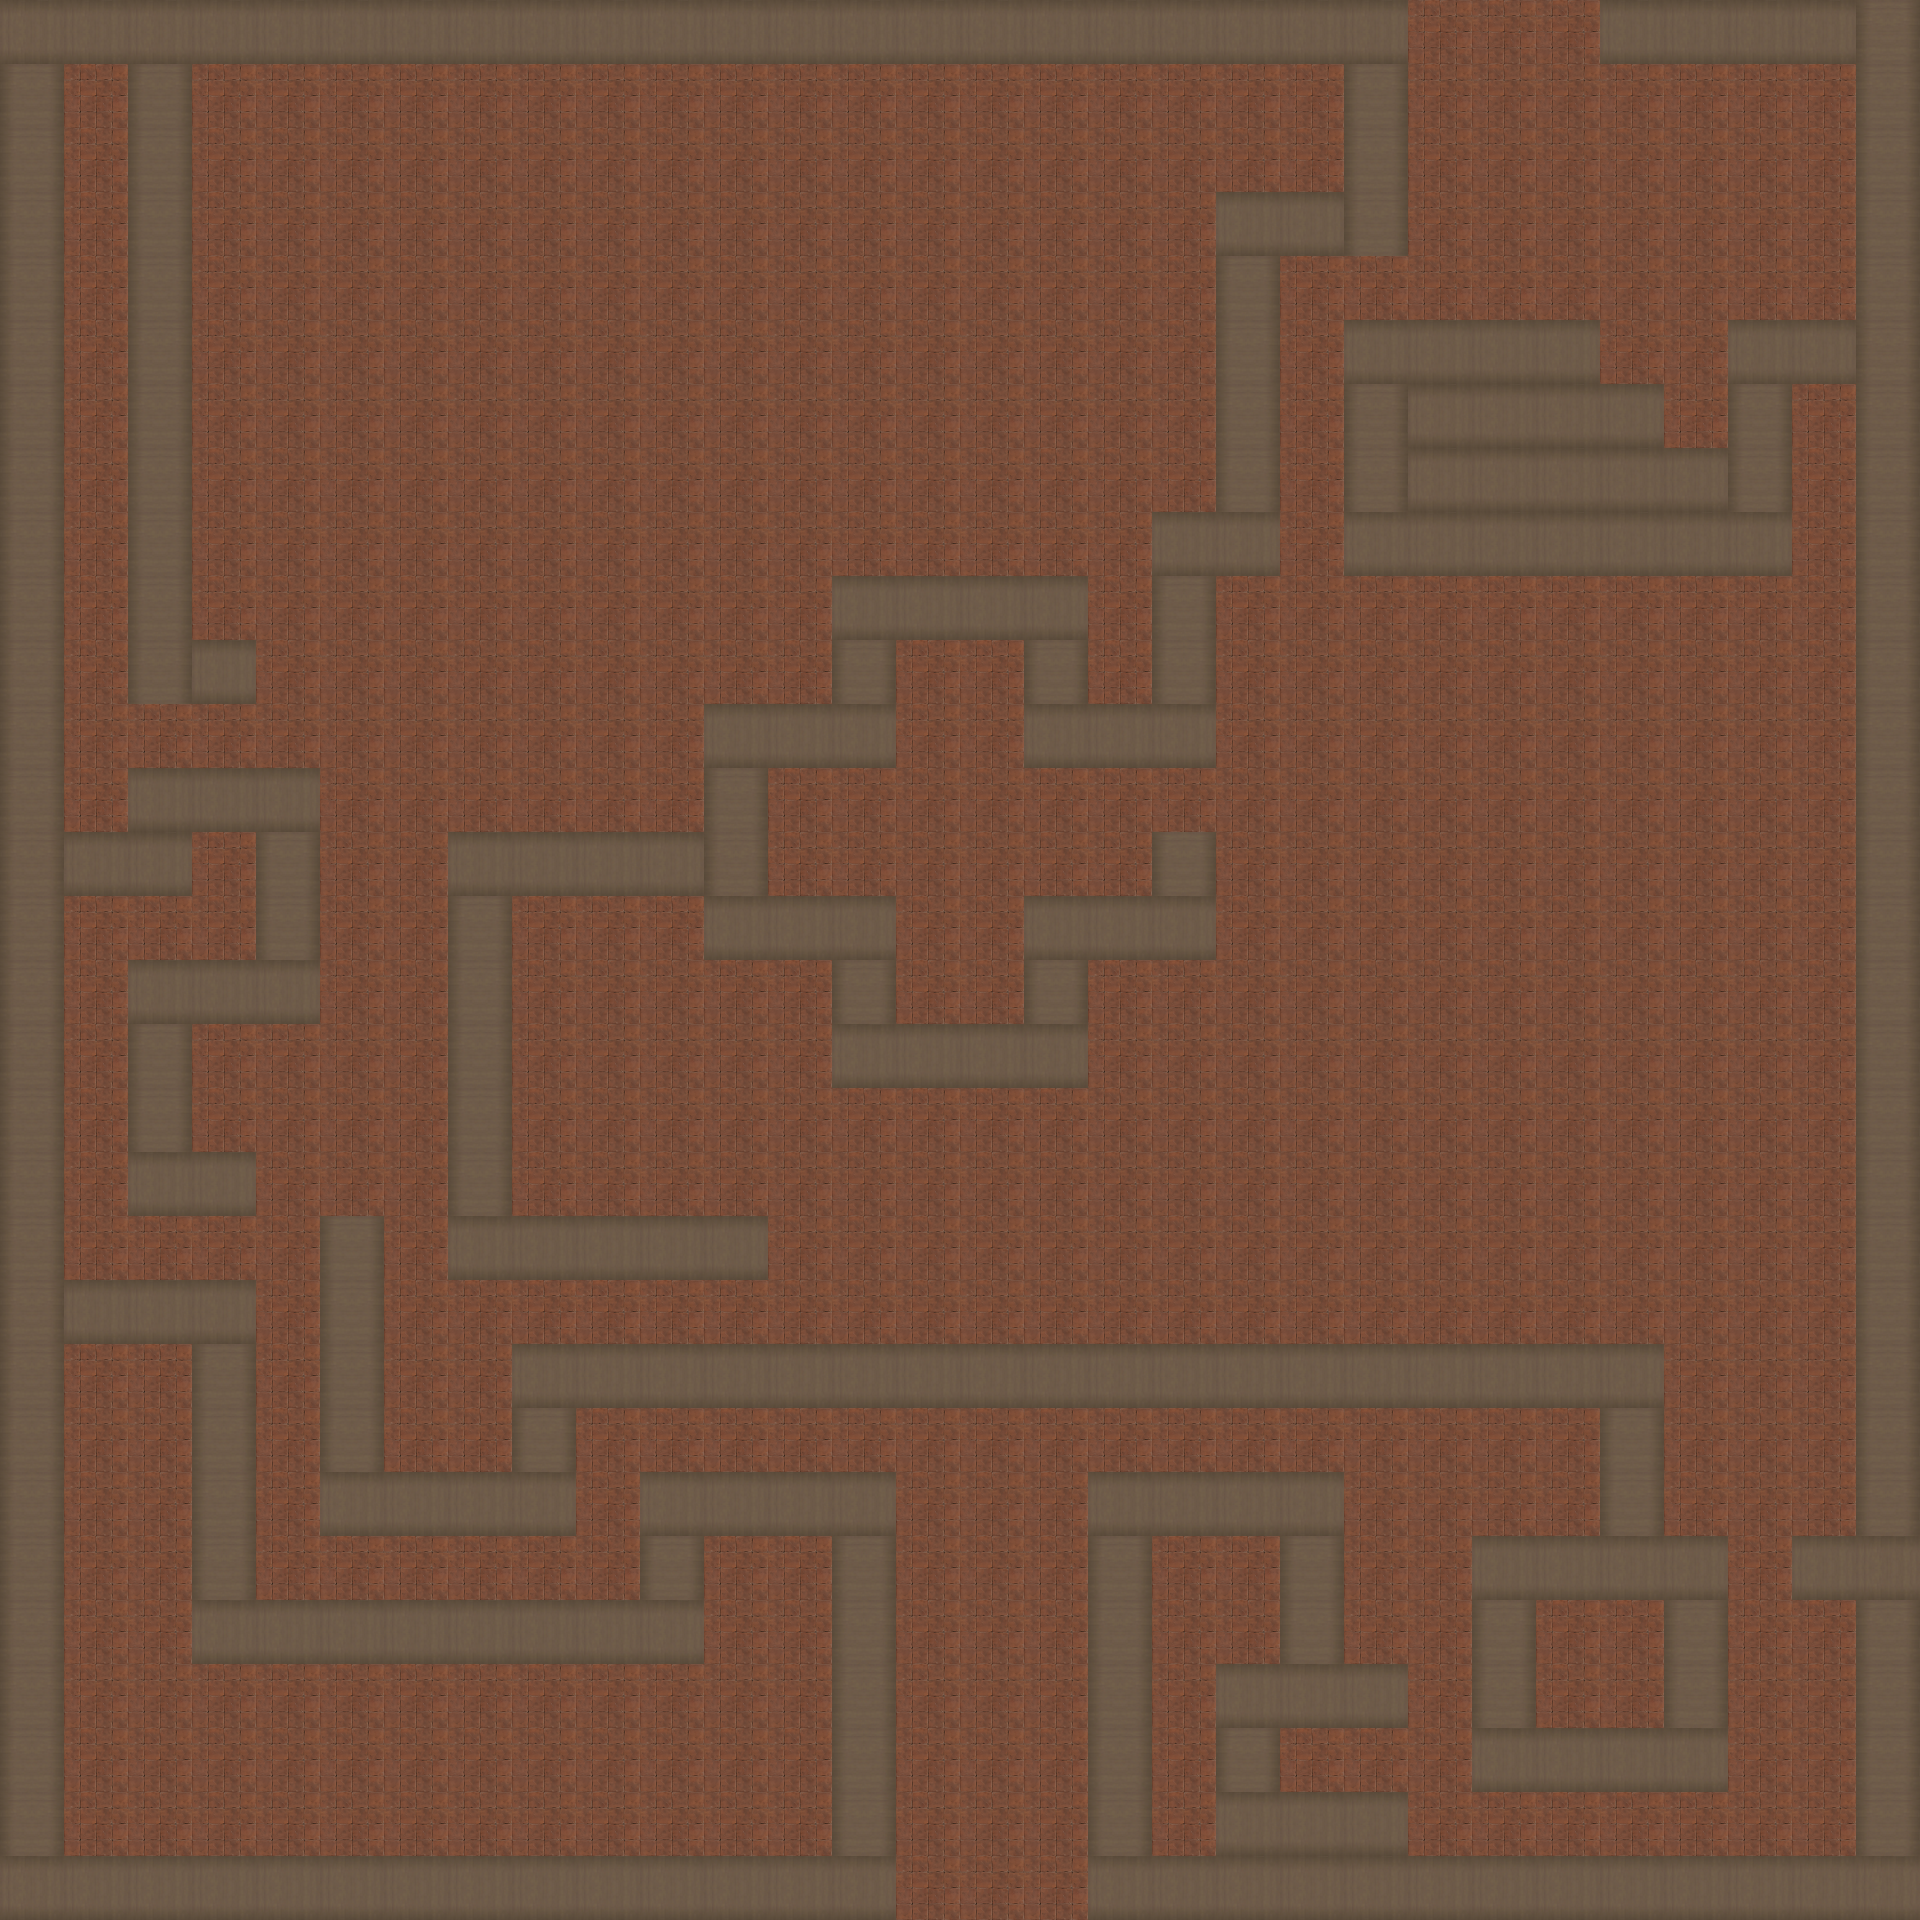

Rendered tile map (Tiled .tmx) drawn with the repository's tilesets; below, a short description and the map source with its tile grids summarised:
An orthogonal 30x30 tile map with 64x64 px tiles, 1 tile layer (Map) and 600 objects (16x Enemy, 12x Stair, 10x Table1, 7x path, 6x Switch, ...).

<map version="1.0" tiledversion="1.1.5" orientation="orthogonal" renderorder="right-down" width="30" height="30" tilewidth="64" tileheight="64" infinite="0" nextobjectid="1910">
 <tileset firstgid="1" name="tileset" tilewidth="64" tileheight="64" tilecount="64" columns="8">
  <image source="tileset.png" width="512" height="512" />
 </tileset>
 <layer name="Map" width="30" height="30" locked="1">
  <data>[900 cells, 900 non-empty, 3 distinct tile ids]</data>
 </layer>
 <objectgroup name="MapObjects" locked="1">
  <object id="339" name="up" type="Stair" gid="41" x="1408" y="64" width="64" height="64" />
  <object id="340" name="up" type="Stair" gid="41" x="1472" y="64" width="64" height="64" />
  <object id="341" name="up" type="Stair" gid="41" x="1536" y="64" width="64" height="64" />
  <object id="342" name="up" type="Stair" gid="41" x="1536" y="128" width="64" height="64" />
  <object id="343" name="up" type="Stair" gid="41" x="1472" y="128" width="64" height="64" />
  <object id="344" name="up" type="Stair" gid="41" x="1408" y="128" width="64" height="64" />
  <object id="346" name="down" type="Stair" gid="41" x="896.5" y="1856.33" width="64" height="64" />
  <object id="360" type="Coffee" gid="25" x="896" y="704" width="64" height="64" />
  <object id="1316" name="down" type="Stair" gid="41" x="960" y="1856" width="64" height="64" />
  <object id="1317" name="down" type="Stair" gid="41" x="1024" y="1856" width="64" height="64" />
  <object id="1318" name="down" type="Stair" gid="41" x="896" y="1920" width="64" height="64" />
  <object id="1319" name="down" type="Stair" gid="41" x="960" y="1920" width="64" height="64" />
  <object id="1320" name="down" type="Stair" gid="41" x="1024" y="1920" width="64" height="64" />
  <object id="323" type="Table1" gid="45" x="1728" y="704" width="64" height="64" />
  <object id="324" type="Table1" gid="45" x="1728" y="768" width="64" height="64" />
  <object id="325" type="Table1" gid="45" x="1728" y="832" width="64" height="64" />
  <object id="326" type="Table1" gid="45" x="1728" y="896" width="64" height="64" />
  <object id="327" type="Table1" gid="45" x="1728" y="960" width="64" height="64" />
  <object id="328" type="Table1" gid="45" x="1728" y="1024" width="64" height="64" />
  <object id="329" type="Table1" gid="45" x="1728" y="1088" width="64" height="64" />
  <object id="330" type="Table1" gid="45" x="1728" y="1152" width="64" height="64" />
  <object id="331" type="Table1" gid="45" x="1728" y="1216" width="64" height="64" />
  <object id="332" type="Table1" gid="45" x="1728" y="1280" width="64" height="64" />
  <object id="334" name="Door6" type="Door1" gid="19" x="1728" y="1600" width="64" height="64" />
  <object id="337" name="DoorExit" type="Door1" gid="19" x="1280" y="576" width="64" height="64" />
  <object id="338" name="Door3" type="Door2" gid="20" x="704" y="1344" width="64" height="64" />
  <object id="357" name="Chair1" type="Chair1" gid="42" x="256" y="1216" width="64" height="64" />
  <object id="1330" name="Door3" type="Switch" gid="52" x="64" y="128" width="64" height="64" />
  <object id="1331" name="Chair1" type="Switch" gid="52" x="192" y="896" width="64" height="64" />
  <object id="1332" name="DoorExit" type="Switch" gid="52" x="1280" y="128" width="64" height="64" />
  <object id="1333" name="DoorCoffee" type="Switch" gid="52" x="1792" y="448" width="64" height="64" />
  <object id="1341" name="DoorCoffee" type="Door2" gid="20" x="1152" y="832" width="64" height="64" />
  <object id="1342" name="Door6" type="Switch" gid="52" x="1280" y="1792" width="64" height="64" />
  <object id="1343" name="Chair1" type="Switch" gid="52" x="640" y="832" width="64" height="64" />
  <object id="1381" type="Chest" gid="16" x="768" y="832" width="64" height="64" />
 </objectgroup>
 <objectgroup name="Walls" locked="1">
  <object id="1224" x="1216" y="256" width="64" height="320" />
  <object id="1225" x="1152" y="512" width="64" height="256" />
  <object id="1226" x="1024" y="704" width="128" height="64" />
  <object id="1227" x="1024" y="576" width="64" height="128" />
  <object id="1228" x="832" y="576" width="192" height="64" />
  <object id="1229" x="832" y="640" width="64" height="128" />
  <object id="1232" x="704" y="704" width="64" height="256" />
  <object id="1233" x="768" y="704" width="64" height="64" />
  <object id="1234" x="448" y="832" width="256" height="64" />
  <object id="1235" x="448" y="896" width="64" height="384" />
  <object id="1236" x="512" y="1216" width="256" height="64" />
  <object id="1237" x="512" y="1344" width="1152" height="64" />
  <object id="1238" x="1600" y="1408" width="64" height="128" />
  <object id="1239" x="512" y="1408" width="64" height="128" />
  <object id="1240" x="320" y="1472" width="192" height="64" />
  <object id="1241" x="320" y="1216" width="64" height="256" />
  <object id="1242" x="128" y="1152" width="128" height="64" />
  <object id="1243" x="128" y="960" width="64" height="192" />
  <object id="1244" x="192" y="960" width="128" height="64" />
  <object id="1245" x="256" y="768" width="64" height="192" />
  <object id="1246" x="128" y="768" width="128" height="64" />
  <object id="1247" x="64" y="832" width="128" height="64" />
  <object id="1248" x="0" y="64" width="64" height="1856" />
  <object id="1249" x="64" y="1856" width="832" height="64" />
  <object id="1250" x="832" y="1472" width="64" height="384" />
  <object id="1251" x="640" y="1472" width="192" height="64" />
  <object id="1252" x="640" y="1536" width="64" height="128" />
  <object id="1253" x="192" y="1600" width="448" height="64" />
  <object id="1254" x="192" y="1280" width="64" height="320" />
  <object id="1255" x="64" y="1280" width="128" height="64" />
  <object id="1256" x="768" y="896" width="128" height="64" />
  <object id="1257" x="832" y="960" width="64" height="128" />
  <object id="1258" x="896" y="1024" width="192" height="64" />
  <object id="1259" x="1024" y="896" width="64" height="128" />
  <object id="1260" x="1088" y="896" width="128" height="64" />
  <object id="1261" x="1088" y="1472" width="64" height="448" />
  <object id="1262" x="1152" y="1856" width="768" height="64" />
  <object id="1263" x="1856" y="0" width="64" height="1856" />
  <object id="1264" x="1728" y="320" width="128" height="64" />
  <object id="1265" x="1728" y="384" width="64" height="192" />
  <object id="1266" x="1344" y="512" width="384" height="64" />
  <object id="1267" x="1344" y="320" width="64" height="192" />
  <object id="1268" x="1408" y="320" width="192" height="64" />
  <object id="1269" x="1600" y="384" width="64" height="64" />
  <object id="1270" x="1664" y="448" width="64" height="64" />
  <object id="1271" x="1152" y="1472" width="192" height="64" />
  <object id="1275" x="1216" y="1664" width="192" height="64" />
  <object id="1277" x="1280" y="1536" width="64" height="128" />
  <object id="1280" x="1216" y="1728" width="64" height="128" />
  <object id="1282" x="1280" y="1792" width="128" height="64" />
  <object id="1283" x="1472" y="1536" width="64" height="256" />
  <object id="1284" x="1536" y="1728" width="192" height="64" />
  <object id="1285" x="1664" y="1536" width="64" height="192" />
  <object id="1286" x="1536" y="1536" width="128" height="64" />
  <object id="1287" x="1792" y="1536" width="64" height="64" />
  <object id="1288" x="128" y="64" width="64" height="640" />
  </objectgroup>
 <objectgroup name="Spawns">
  <!-- 503 objects omitted --></objectgroup>
 <objectgroup name="EnemyPaths" locked="1">
  <!-- 485 objects omitted --></objectgroup>
 <objectgroup name="NavMesh" visible="0" locked="1">
  <!-- 478 objects omitted --></objectgroup>
 <objectgroup name="NavMeshNodes" visible="0" locked="1">
  <!-- 423 objects omitted --></objectgroup>
 <objectgroup name="NavMeshEdges" visible="0">
  <!-- 243 objects omitted --></objectgroup>
</map>
<!-- 509 of 600 objects omitted -->